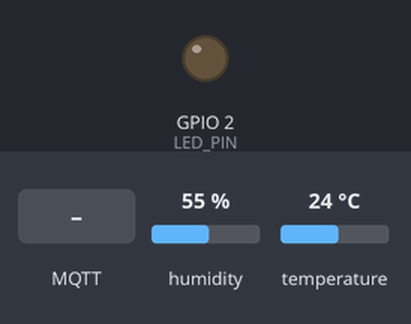
Bench run of a sketch on a simulated ESP32. Shown: output pins drawn as LEDs (lit = HIGH). The inputs (shaded band) are chosen by the test bench; at power-on: humidity 55 %, temperature 24 °C. WiFi joins after 1.5 s; servers stay silent unless stated; network time is answered at once with the bench clock; the local clock reads 2024-03-15 10:24:30 at power-on unless the sketch sets it; no MQTT or app messages arrive unless stated; what the sketch prints to the serial monitor is not drawn.

Above: at 2.7 s.
2.8 s: MQTT message "ON" arrives on the first subscribed topic
At 3.7 s:
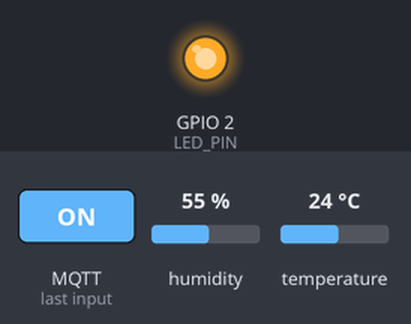
6.5 s: MQTT message "OFF" arrives on the first subscribed topic
At 7.7 s:
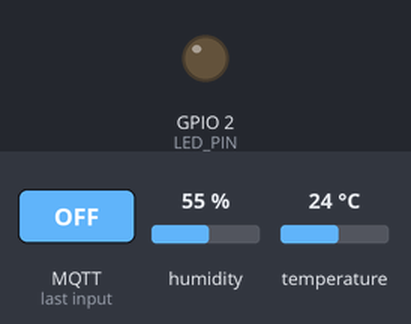
Timing chart, 0 to 9.5 s (numbered marks = the images above; inputs shaded):
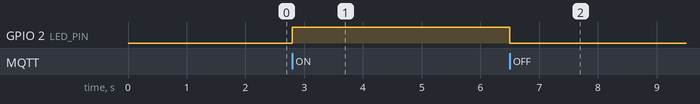

Measured:
- after the input at 2.8 s, GPIO 2 (LED_PIN): LOW → HIGH at once
- after the input at 6.5 s, GPIO 2 (LED_PIN): HIGH → LOW at once

The sketch:

code.ino
```cpp
#include <WiFi.h>
#include <PubSubClient.h>
#include <DHT.h>
#include <ArduinoJson.h>
#include <NTPClient.h>
#include <WiFiUdp.h>

// --- Wokwi WiFi Configuration ---
const char* ssid = " ";
const char* password = "";

const char* mqtt_server = "broker.hivemq.com";
const int mqtt_port = 1883;
const char* mqtt_client_id = "ESP32_Wokwi_Summer26_Client";

// --- MQTT Topics ---
const char* temp_topic = "iitjammu/summer26/apoorvshivam/temperature";
const char* hum_topic  = "iitjammu/summer26/apoorvshivam/humidity";
const char* led_topic  = "iitjammu/summer26/apoorvshivam/led_control";

// --- Hardware Pins ---
#define DHTPIN 4
#define DHTTYPE DHT22 // Wokwi uses DHT22 in its standard parts list
#define LED_PIN 2     // Built-in LED

// --- Instances ---
WiFiClient espClient;
PubSubClient client(espClient);
DHT dht(DHTPIN, DHTTYPE);
WiFiUDP ntpUDP;
NTPClient timeClient(ntpUDP, "pool.ntp.org");

unsigned long lastMsg = 0;
const long interval = 5000; // 5 seconds

void setup_wifi() {
  delay(10);
  Serial.println();
  Serial.print("Connecting to ");
  Serial.println(ssid);
  WiFi.begin(ssid, password);
  while (WiFi.status() != WL_CONNECTED) {
    delay(500);
    Serial.print(".");
  }
  Serial.println("\nWiFi connected");
  Serial.println("IP address: ");
  Serial.println(WiFi.localIP());
}

void callback(char* topic, byte* payload, unsigned int length) {
  Serial.print("Message arrived [");
  Serial.print(topic);
  Serial.print("] ");

  String message = "";
  for (int i = 0; i < length; i++) {
    message += (char)payload[i];
  }
  Serial.println(message);

  // Toggle LED based on message
  if (String(topic) == led_topic) {
    message.toUpperCase();
    if (message == "ON" || message == "1") {
      digitalWrite(LED_PIN, HIGH);
      Serial.println("LED turned ON");
    }
    else if (message == "OFF" || message == "0") {
      digitalWrite(LED_PIN, LOW);
      Serial.println("LED turned OFF");
    }
  }
}

void reconnect() {
  while (!client.connected()) {
    Serial.print("Attempting MQTT connection...");
    if (client.connect(mqtt_client_id)) {
      Serial.println("connected");
      // Subscribe to the LED control topic
      client.subscribe(led_topic);
    } else {
      Serial.print("failed, rc=");
      Serial.print(client.state());
      Serial.println(" try again in 5 seconds");
      delay(5000);
    }
  }
}

void setup() {
  Serial.begin(115200);
  pinMode(LED_PIN, OUTPUT);
  digitalWrite(LED_PIN, LOW);

  dht.begin();
  setup_wifi();

  client.setServer(mqtt_server, mqtt_port);
  client.setCallback(callback);

  timeClient.begin();
}

void loop() {
  if (!client.connected()) {
    reconnect();
  }
  client.loop();
  timeClient.update();

  unsigned long now = millis();
  if (now - lastMsg >= interval) {
    lastMsg = now;

    // Read sensor data
    float h = dht.readHumidity();
    float t = dht.readTemperature();

    // Check if any reads failed
    if (isnan(h) || isnan(t)) {
      Serial.println("Failed to read from DHT sensor!");
      return;
    }

    unsigned long timestamp = timeClient.getEpochTime();

    // Create JSON for Temperature (Using ArduinoJson v7 syntax)
    JsonDocument tempDoc;
    tempDoc["value"] = t;
    tempDoc["unit"] = "C";
    tempDoc["ts"] = timestamp;

    char tempString[100];
    serializeJson(tempDoc, tempString);
    client.publish(temp_topic, tempString);
    Serial.print("Published Temp: ");
    Serial.println(tempString);

    // Create JSON for Humidity
    JsonDocument humDoc;
    humDoc["value"] = h;
    humDoc["unit"] = "%";
    humDoc["ts"] = timestamp;

    char humString[100];
    serializeJson(humDoc, humString);
    client.publish(hum_topic, humString);
    Serial.print("Published Humidity: ");
    Serial.println(humString);
  }
}
```
